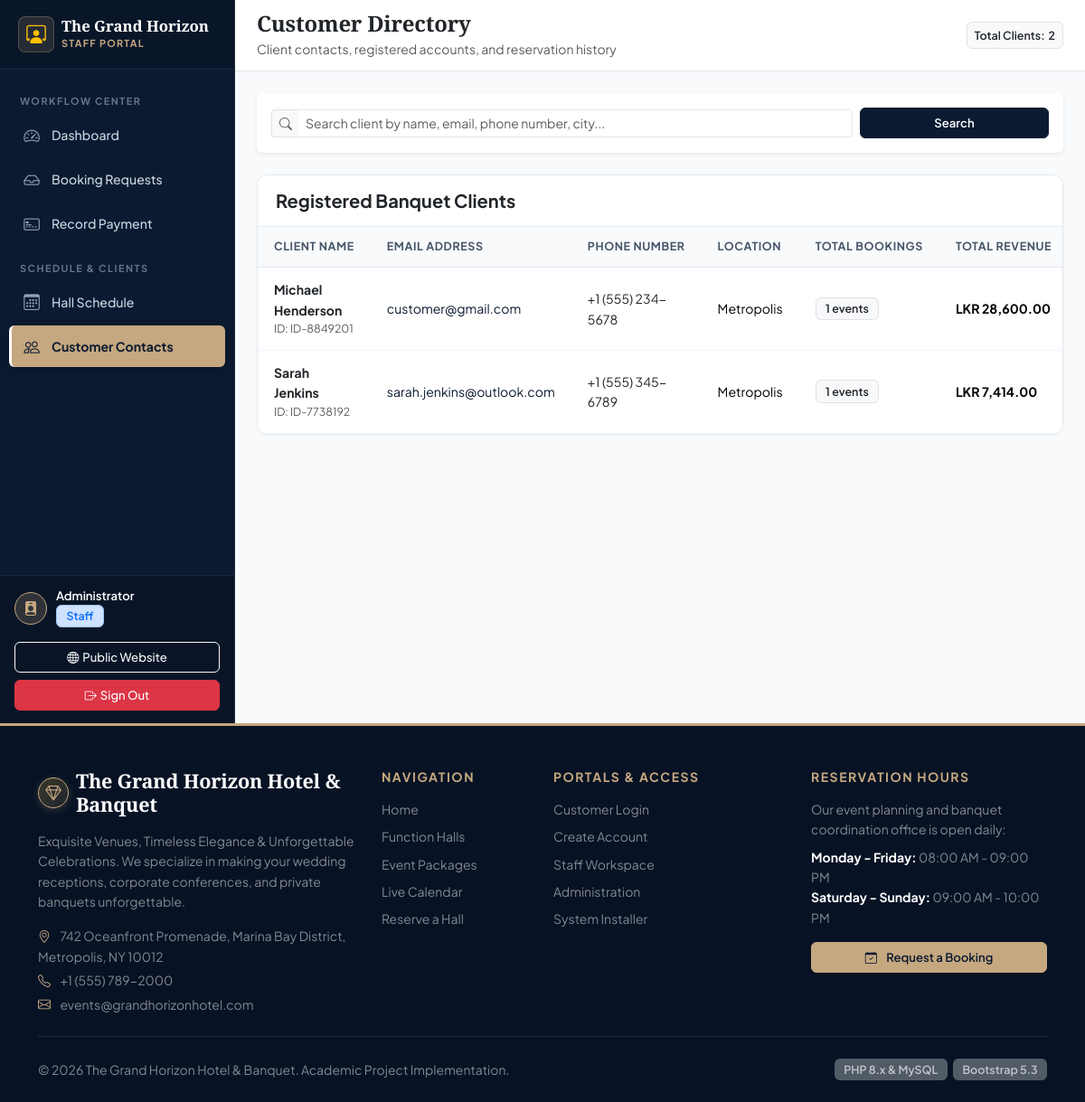
/staff/customers.php (signed in), run on the app's committed database.
### tables this page shows
CREATE TABLE `customers` (
    `id` INT UNSIGNED AUTO_INCREMENT PRIMARY KEY,
    `user_id` INT UNSIGNED NOT NULL UNIQUE,
    `full_name` VARCHAR(100) NOT NULL,
    `phone` VARCHAR(25) NOT NULL,
    `alternate_phone` VARCHAR(25) NULL,
    `address` TEXT NULL,
    `city` VARCHAR(60) NULL,
    `id_number` VARCHAR(50) NULL COMMENT 'National ID or Passport number',
    `created_at` TIMESTAMP DEFAULT CURRENT_TIMESTAMP,
    CONSTRAINT `fk_customers_user` FOREIGN KEY (`user_id`) 
        REFERENCES `users` (`id`) ON DELETE CASCADE
);

CREATE TABLE `users` (
    `id` INT UNSIGNED AUTO_INCREMENT PRIMARY KEY,
    `email` VARCHAR(120) NOT NULL UNIQUE,
    `password_hash` VARCHAR(255) NOT NULL,
    `role` ENUM('admin', 'staff', 'customer') NOT NULL DEFAULT 'customer',
    `status` ENUM('active', 'inactive', 'suspended') NOT NULL DEFAULT 'active',
    `last_login` DATETIME NULL,
    `created_at` TIMESTAMP DEFAULT CURRENT_TIMESTAMP,
    `updated_at` TIMESTAMP DEFAULT CURRENT_TIMESTAMP ON UPDATE CURRENT_TIMESTAMP,
    INDEX `idx_users_role_status` (`role`, `status`)
);

CREATE TABLE `system_settings` (
    `id` INT UNSIGNED PRIMARY KEY DEFAULT 1,
    `hotel_name` VARCHAR(120) NOT NULL DEFAULT 'The Grand Horizon Hotel & Banquet',
    `hotel_tagline` VARCHAR(200) NOT NULL DEFAULT 'Exquisite Venues & Unforgettable Celebrations',
    `address` TEXT NOT NULL,
    `city_state_zip` VARCHAR(120) NOT NULL DEFAULT 'Oceanfront Avenue, Suite 100, Metropolis',
    `phone` VARCHAR(30) NOT NULL DEFAULT '+1 (555) 789-2000',
    `email` VARCHAR(100) NOT NULL DEFAULT 'events@grandhorizonhotel.com',
    `website` VARCHAR(100) NOT NULL DEFAULT 'www.grandhorizonhotel.com',
    `currency_symbol` VARCHAR(10) NOT NULL DEFAULT 'LKR',
    `tax_percentage` DECIMAL(5,2) NOT NULL DEFAULT 10.00,
    `advance_percentage` DECIMAL(5,2) NOT NULL DEFAULT 30.00,
    `cancellation_policy` TEXT NULL,
    `updated_at` TIMESTAMP DEFAULT CURRENT_TIMESTAMP ON UPDATE CURRENT_TIMESTAMP
);

### includes/functions.php (called while the page is built, shortened)
<?php
function e(?string $string): string {
    return htmlspecialchars($string ?? '', ENT_QUOTES, 'UTF-8');
}
function get_system_settings(): array {
    static $settings = null;
    if ($settings === null) {
        try {
            $pdo = Database::getConnection();
            $stmt = $pdo->query("SELECT * FROM `system_settings` WHERE `id` = 1 LIMIT 1");
            $data = $stmt->fetch();
            if ($data) {
                $settings = $data;
            }
        } catch (Exception $e) {
            $settings = [
                'hotel_name'         => 'The Grand Horizon Hotel & Banquet',
                'currency_symbol'    => 'LKR',
                'tax_percentage'     => 10.00,
                'advance_percentage' => 30.00,
            ];
        }
    }
    return $settings;
}
function format_currency($amount): string {
    $settings = get_system_settings();
    $sym = trim($settings['currency_symbol'] ?? 'LKR');
    return $sym . ' ' . number_format((float)$amount, 2);
}

### staff/customers.php (the view, shortened to what this page needs)
<?php
require_once __DIR__ . '/../includes/functions.php';
$pdo = Database::getConnection();
$search = trim($_GET['search'] ?? '');
$sql = "
    SELECT c.*, u.email, u.status as account_status,
           COUNT(b.id) as total_bookings,
           COALESCE(SUM(b.total_amount), 0) as total_spent
    FROM `customers` c
    JOIN `users` u ON c.user_id = u.id
    LEFT JOIN `bookings` b ON b.customer_id = c.id
    WHERE 1=1
";
$params = [];
$sql .= " GROUP BY c.id ORDER BY c.full_name ASC";
$stmt = $pdo->prepare($sql);
$stmt->execute($params);
$customers = $stmt->fetchAll();
require_once __DIR__ . '/../includes/header.php';
?>
<div class="dashboard-wrapper">
    <?php require __DIR__ . '/../includes/staff_sidebar.php'; ?>
    <div class="main-content">
        <header class="topbar">
            <div class="d-flex align-items-center gap-3">
                <div>
                    <h4 class="mb-0 fw-bold text-dark">Customer Directory</h4>
                    <small class="text-muted d-none d-sm-inline">Client contacts, registered accounts, and reservation history</small>
                </div>
            </div>
            <div>
                <span class="badge bg-light text-dark border p-2">
                    <span class="d-none d-sm-inline">Total Clients: </span><?= count($customers) ?>
                </span>
            </div>
        </header>
        <div class="content-body">
            <div class="card shadow-sm border-0 mb-4 p-3 bg-white">
                <form method="GET" action="customers.php" class="row g-2 align-items-center">
                    <div class="col-md-9">
                        <div class="input-group input-group-sm">
                            <span class="input-group-text bg-light text-muted border-end-0"><i class="bi bi-search"></i></span>
                            <input type="text" name="search" class="form-control border-start-0"
                                   value="<?= e($search) ?>" placeholder="Search client by name, email, phone number, city...">
                        </div>
                    </div>
                    <div class="col-md-3 d-flex gap-2">
                        <button type="submit" class="btn btn-navy btn-sm flex-grow-1">Search</button>
                    </div>
                </form>
            </div>
            <div class="card-table">
                <div class="card-table-header">
                    <h5 class="mb-0 fw-bold text-dark">Registered Banquet Clients</h5>
                </div>
                <div class="table-responsive">
                    <table class="table table-custom table-hover">
                        <thead>
                            <tr>
                                <th>Client Name</th>
                                <th>Email Address</th>
                                <th>Phone Number</th>
                                <th>Location</th>
                                <th>Total Bookings</th>
                                <th>Total Revenue</th>
                            </tr>
                        </thead>
                        <tbody>
                            <?php if (empty($customers)): ?>
                                <tr>
                                    <td colspan="8" class="text-center py-4 text-muted">No customers found.</td>
                                </tr>
                            <?php else: ?>
                                <?php foreach ($customers as $c): ?>
                                    <tr>
                                        <td>
                                            <strong class="text-dark"><?= e($c['full_name']) ?></strong>
                                            <?php if ($c['id_number']): ?>
                                                <small class="d-block text-muted">ID: <?= e($c['id_number']) ?></small>
                                            <?php endif; ?>
                                        </td>
                                        <td><a href="mailto:<?= e($c['email']) ?>" class="text-decoration-none"><?= e($c['email']) ?></a></td>
                                        <td><a href="tel:<?= e($c['phone']) ?>" class="text-decoration-none text-dark"><?= e($c['phone']) ?></a></td>
                                        <td><?= e($c['city'] ?? 'Metropolis') ?></td>
                                        <td><span class="badge bg-light text-dark border"><?= (int)$c['total_bookings'] ?> events</span></td>
                                        <td><strong><?= format_currency($c['total_spent']) ?></strong></td>
                                    </tr>
                                <?php endforeach; ?>
                            <?php endif; ?>
                        </tbody>
                    </table>
                </div>
            </div>
        </div>
    </div>
</div>
<?php require_once __DIR__ . '/../includes/footer.php'; ?>

### includes/footer.php (shortened to what this page needs)
<?php
$settings = get_system_settings();
?>
<footer class="bg-navy text-white pt-5 pb-4 mt-auto" style="background-color: #071224; border-top: 3px solid #c5a880;">
    <div class="container">
        <div class="row g-4">
            <div class="col-lg-4 col-md-6">
                <div class="d-flex align-items-center gap-2 mb-3">
                    <span class="hotel-crest" style="width:34px; height:34px; font-size:1.1rem;"><i class="bi bi-gem"></i></span>
                    <h5 class="luxury-heading text-white mb-0" style="font-size: 1.35rem;">
                        <?= e($settings['hotel_name']) ?>
                    </h5>
                </div>
                <p class="text-white-50 small mb-3">
                    <?= e($settings['hotel_tagline']) ?>. We specialize in making your wedding receptions, corporate conferences, and private banquets unforgettable.
                </p>
                <div class="text-white-50 small">
                    <p class="mb-1"><i class="bi bi-geo-alt text-gold me-2"></i> <?= e($settings['address']) ?>, <?= e($settings['city_state_zip']) ?></p>
                    <p class="mb-1"><i class="bi bi-telephone text-gold me-2"></i> <?= e($settings['phone']) ?></p>
                    <p class="mb-0"><i class="bi bi-envelope text-gold me-2"></i> <?= e($settings['email']) ?></p>
                </div>
            </div>
            <div class="col-lg-2 col-md-6">
                <h6 class="text-uppercase fw-bold text-gold small mb-3" style="letter-spacing: 1.5px;">Navigation</h6>
                <ul class="list-unstyled text-white-50 small mb-0">
                    <li class="mb-2"><a href="<?= BASE_URL ?>index.php" class="text-white-50 text-decoration-none hover-gold">Home</a></li>
                    <li class="mb-2"><a href="<?= BASE_URL ?>halls.php" class="text-white-50 text-decoration-none hover-gold">Function Halls</a></li>
                    <li class="mb-2"><a href="<?= BASE_URL ?>packages.php" class="text-white-50 text-decoration-none hover-gold">Event Packages</a></li>
                    <li class="mb-2"><a href="<?= BASE_URL ?>availability.php" class="text-white-50 text-decoration-none hover-gold">Live Calendar</a></li>
                    <li class="mb-2"><a href="<?= BASE_URL ?>customer/book.php" class="text-white-50 text-decoration-none hover-gold">Reserve a Hall</a></li>
                </ul>
            </div>
            <div class="col-lg-3 col-md-6">
                <h6 class="text-uppercase fw-bold text-gold small mb-3" style="letter-spacing: 1.5px;">Portals & Access</h6>
                <ul class="list-unstyled text-white-50 small mb-0">
                    <li class="mb-2"><a href="<?= BASE_URL ?>login.php" class="text-white-50 text-decoration-none hover-gold">Customer Login</a></li>
                    <li class="mb-2"><a href="<?= BASE_URL ?>register.php" class="text-white-50 text-decoration-none hover-gold">Create Account</a></li>
                    <li class="mb-2"><a href="<?= BASE_URL ?>staff/dashboard.php" class="text-white-50 text-decoration-none hover-gold">Staff Workspace</a></li>
                    <li class="mb-2"><a href="<?= BASE_URL ?>admin/dashboard.php" class="text-white-50 text-decoration-none hover-gold">Administration</a></li>
                    <li class="mb-2"><a href="<?= BASE_URL ?>install.php" class="text-white-50 text-decoration-none hover-gold">System Installer</a></li>
                </ul>
            </div>
            <div class="col-lg-3 col-md-6">
                <h6 class="text-uppercase fw-bold text-gold small mb-3" style="letter-spacing: 1.5px;">Reservation Hours</h6>
                <p class="text-white-50 small mb-2">
                    Our event planning and banquet coordination office is open daily:
                </p>
                <ul class="list-unstyled text-white-50 small mb-3">
                    <li><strong class="text-white">Monday - Friday:</strong> 08:00 AM - 09:00 PM</li>
                    <li><strong class="text-white">Saturday - Sunday:</strong> 09:00 AM - 10:00 PM</li>
                </ul>
                <a href="<?= BASE_URL ?>customer/book.php" class="btn btn-gold btn-sm w-100">
                    <i class="bi bi-calendar-check me-1"></i> Request a Booking
                </a>
            </div>
        </div>
        <hr class="border-secondary my-4 opacity-25">
        <div class="d-flex flex-column flex-md-row justify-content-between align-items-center small text-white-50">
            <div>
                &copy; <?= date('Y') ?> <?= e($settings['hotel_name']) ?>. Academic Project Implementation.
            </div>
            <div class="mt-2 mt-md-0">
                <span class="badge bg-secondary opacity-75">PHP 8.x & MySQL</span>
                <span class="badge bg-secondary opacity-75 ms-1">Bootstrap 5.3</span>
            </div>
        </div>
    </div>
</footer>
</body>
</html>

### data on the page
customers: full_name "Michael Henderson", id_number "ID-8849201", user.email "customer@gmail.com", phone "+1 (555) 234-5678", city "Metropolis", total_bookings "1", total_spent "LKR 28,600.00"
customers: full_name "Sarah Jenkins", id_number "ID-7738192", user.email "sarah.jenkins@outlook.com", phone "+1 (555) 345-6789", city "Metropolis", total_bookings "1", total_spent "LKR 7,414.00"
system_settings: hotel_name "The Grand Horizon Hotel & Banquet", hotel_tagline "Exquisite Venues, Timeless Elegance & Unforgettable Celebrations", address "742 Oceanfront Promenade, Marina Bay District", city_state_zip "Metropolis, NY 10012", phone "+1 (555) 789-2000", email "events@grandhorizonhotel.com"

### other printed values
$staffUser['name'] "Administrator"
count($customers) "2"
